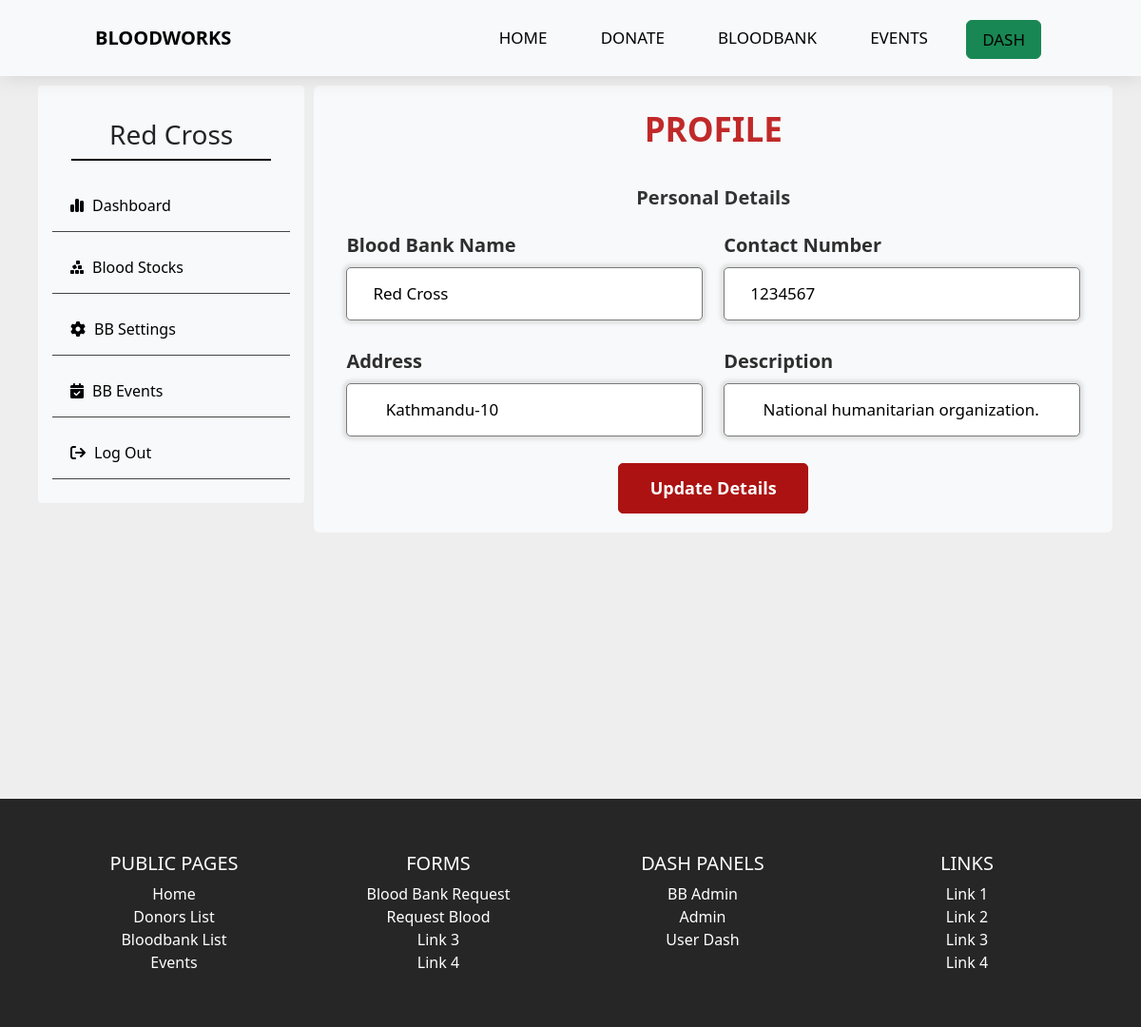
Screenshot of /bbadmin/edit (signed in) with the database file from the repository.
### tables this page shows
CREATE TABLE `blood_banks` (
  `bb_id` int(11) NOT NULL,
  `bb_name` varchar(50) NOT NULL,
  `bb_email` varchar(50) DEFAULT NULL,
  `bb_username` varchar(50) NOT NULL,
  `bb_password` varchar(100) NOT NULL,
  `bb_phoneno` varchar(20) DEFAULT NULL,
  `bb_address` varchar(255) DEFAULT NULL,
  `bb_status` varchar(50) DEFAULT NULL,
  `bb_description` varchar(255) DEFAULT NULL
);

### controllers/BBAdminEdit.php (called while the page is built, shortened)
<?php
class BBAdmin
{
    public function index($a = "", $b = "", $c = "")
    {
        $loggedindata = $this->getUserData();
        $data = [
            "loggedinuser" => $loggedindata,
        ];
        $this->view('bbadmin/edit', $data);
    }
    public function getUserData()
    {
        $getuserdata = new Model;
        $getuserdata->table = "blood_banks";
        $getuserdata->order_column = "bb_id";
        $getsessionid = getLoggedinUser('bb_id');
        $data = [
            "bb_id" => "$getsessionid"
        ];
        $getuserdata = $getuserdata->where($data);
        return $getuserdata;
    }
}

### includes/app.php (called while the page is built, shortened)
<?php
class App
{
    private $method = "index";
    public function splitURL()
    {
        $URL = $_GET['url'] ?? 'home';
        $URL = explode("/", trim($URL, "/"));
        return $URL;
    }
    public function loadController()
    {
        $URL = $this->splitURL();
        if($URL[0] == "dash"){
            if ($URL[0] == "dash" && !isset($URL[1])) {
                $filename = "controllers/Dash"  . ".php";
            } elseif ($URL[0] == "dash" && isset($URL[1])) {
                $filename = "controllers/" . $URL[0] . $URL[1] . ".php";
            }
        }
        elseif ($URL[0] == "admin"  ) {
            if ($URL[0] == "admin" && !isset($URL[1])) {
                $filename = "controllers/Admin"  . ".php";
            } elseif ($URL[0] == "admin" && isset($URL[1])) {
                $filename = "controllers/" . $URL[0] . $URL[1] . ".php";
            }
        }
        elseif ($URL[0] == "bbadmin"  ) {
            if ($URL[0] == "bbadmin" && !isset($URL[1])) {
                $filename = "controllers/bbadmin"  . ".php";
            } elseif ($URL[0] == "bbadmin" && isset($URL[1])) {
                $filename = "controllers/" . $URL[0] . $URL[1] . ".php";
            }
        }
        else{
            $filename = "controllers/" .$URL[0] . ".php";
        }
        if (file_exists($filename)) {
            unset($URL[0]);
        } else {
            $filename = "controllers/_404.php";
            require $filename;
            $this->controller = "_404";
        }
        $controller = new $this->controller;
        $URL = $URL ? array_values($URL) : [];
        call_user_func_array([$controller, $this->method], $URL);
    }
}

### index.php (called while the page is built, shortened)
<?php
$app = new App;
$app->loadController();
?>

### includes/database.php (called while the page is built, shortened)
<?php
trait Database
{
    public function connect()
    {
        $string = "mysql:hostname=" . DBHOST . ";dbname=" . DBNAME;
        $con = new PDO($string, DBUSER, DBPASS);
        return $con;
    }
    public function query($query, $data = [])
    {
        $con = $this->connect();
        $stm = $con->prepare($query);
        $check = $stm->execute($data);
        if ($check) {
            $result = $stm->fetchAll(PDO::FETCH_OBJ);
            if (is_array($result) && count($result)) {
                return $result;
            }
        }
        return false;
    }
}

### includes/models.php (called while the page is built, shortened)
<?php
class Model
{
    public $table = "users";
    protected $limit = '100';
    protected $offset = 0;
    protected $order_type = "desc";
    public $order_column = "id";
    public function where($data, $data_not = [])
    {
        $keys = array_keys($data);
        $query = "select * from $this->table where ";
        foreach ($keys as $key) {
            $query .= $key . " = :" . $key . " && ";
        }
        $query = trim($query, " && ");
        $query .= " order by $this->order_column $this->order_type limit $this->limit offset $this->offset";
        $data = array_merge($data, $data_not);
        return $this->query($query, $data);
    }
}

### views/bbadmin/edit.views.php (the view, shortened to what this page needs)
<?php
    include_once 'views/header.php';
    ?>
 <main class="dash-container">
     <section class="dashboard_container">
         <?php include_once 'asidemenu.php'; ?>
         <div class="info ">
         <div class="container">
                <div class="heading">
                    PROFILE
                </div>
                <form action="edit" method="post">
                    <?php foreach ($loggedinuser as $user) { ?>
                        <div class="form first">
                            <div class="details personal">
                                <span class="title">Personal Details</span>
                                <div class="fields">
                                    <div class="input_field">
                                        <label>Blood Bank Name</label>
                                        <input type="text" name="bb_name" value="<?= $user->bb_name; ?> " placeholder="Enter your blood bank name" required>
                                    </div>
                                    <div class="input_field">
                                        <label>Contact Number</label>
                                        <input type="text" maxlength="10" name="bb_phoneno" value="<?= $user->bb_phoneno; ?>" placeholder="Enter the blood bank contact number" required>
                                    </div>
                                    <div class="input_field">
                                        <label>Address</label>
                                        <input type="text" name="bb_address" value=" <?= $user->bb_address; ?>" placeholder="Enter the blood bank address" required>
                                    </div>
                                    <div class="input_field">
                                        <label>Description</label>
                                        <input type="text" name="bb_description" value=" <?= $user->bb_description; ?>" placeholder="Enter the blood bank description" required>
                                    </div>
                                </div>
                                <input class="submit button" type="submit" name="edit-bbdetail" value="Update Details">
                            </div>
                        </div>
                         <?php
                         } ?>
                </form>
            </div>
         </div>
     </section>
 </main>
 <?php include 'views/footer.php' ?>

### views/bbadmin/asidemenu.php (shortened to what this page needs)
<div class="dashboard ">
    <?php foreach ($loggedinuser as $user) {
    ?>
        <div class="profile-container">
            <h3><?= $user->bb_name ?></h3>
        </div>
        <div class="side-list">
            <a href="<?= HOSTNAME ?>bbadmin">
                <i class="fa-solid fa-chart-simple active"></i>Dashboard</a>
            <a href="<?= HOSTNAME ?>bbadmin/bloodstock">
                <i class="fa-solid fa-cubes-stacked"></i>Blood Stocks</a>
            <a href="<?= HOSTNAME ?>bbadmin/edit">
                <i class="fa-solid fa-gear"></i>BB Settings</a>
            <a href="<?= HOSTNAME ?>bbadmin/events">
                <i class="fa-solid fa-calendar-check"></i>BB Events</a>
            <a href="<?= HOSTNAME ?>logout">
                <i class="fa-solid fa-arrow-right-from-bracket"></i>Log Out</a>
        </div>
    <?php  }
    ?>
</div>

### assets/css/style.css (style rules this page uses)
* { margin: 0; padding: 0; box-sizing: border-box; }
body { background: #eeeeee; }
main { min-height: 100vh; }
.dash-container { width: 100%; }
.dashboard_container { position: relative; display: flex; flex-direction: row; top: 40px; left: 0; max-width: 1140px; margin: 40px auto; }
.dashboard { width: 25%; min-width: 15%; height: fit-content; }
.dashboard ,.info { overflow: none; margin: 10px; }
.dashboard, .info .container { background-color: #F8F9FA; border-radius: 4px; padding: 15px; }
.info .container { margin: 10px 0; }
.profile-container { display: flex; flex-direction: column; justify-content: center; align-items: center; margin: 20px; border-bottom: 2px solid black; }
.side-list { display: flex; flex-direction: column; margin-top: 10px; height: fit-content; }
.side-list a { display: block; margin-bottom: 10px; margin-left: 0; padding: 10px; width: 100%; border-bottom: 1px solid rgb(68, 68, 68); font-size: 1rem; text-decoration: none; color: black; }
.side-list a i { padding: 9px; }
.info { width: 75%; }
.info { position: relative; margin: auto; }
.info .container , .inf .container { position: relative; border-radius: 6px; background-color: #F8F9FA; padding: 20px; }
.info .container .heading, .container h1, .inf .container .heading { position: relative; font-size: 35px; font-weight: bold; width: fit-content; margin: auto; color: rgb(193, 41, 41); }
.info .container form ,.inf .container form { position: relative; margin:auto; z-index: 3; }
.info .container form .details,.inf .container form .details { margin-top: 30px; }
.info .container form .title,.inf .container form .title { display: block; font-size: 20px; font-weight: bold; margin: auto; width: fit-content; color: #333; }
.info .container form .fields,.inf .container form .fields { display: flex; align-items: center; justify-content: space-between; margin: 10px; flex-wrap: wrap; }
form .fields .input_field { display: flex; width: calc(100% / 2 - 15px); flex-direction: column; margin: 10px 4px; }
form .log-reg-field .input_field input, form .fields .input_field input { padding: 27px; }
form .log-reg-field .input_field input,form .fields .input_field input { font-size: 17px; }
.input_field label { display: inline-block; font-size: 20px; font-weight: bold; color: #2e2e2e; }
.input_field input, .input_field select { outline: none; font-size: 14px; font-weight: 400; color: #000000; border-radius: 5px; border: 1px solid #797979; padding: 0 15px; height: 42px; margin: 8px 0; }
form .button,.button { display: flex; align-items: center; justify-content: center; text-align: center; max-width: 200px; width: fit-content; height: fit-content; margin: auto; padding: 12px; border: 1px solid rgb(172, 18, 18);; outline: none; background-color: rgb(172, 18, 18); color: white; border-radius: 5px; cursor: pointer; font-size: 15px; font-weight: bold; position: relative; top: 0; left: 0; transition: all 200ms ease-in-out; }
.form input[type="submit"] { font-size: 18px; width: 300px; margin-top: 10px; }

### rows the page displays
blood_banks: bb_name "Red Cross", bb_phoneno "1234567", bb_address "Kathmandu-10", bb_description "National humanitarian organization."
